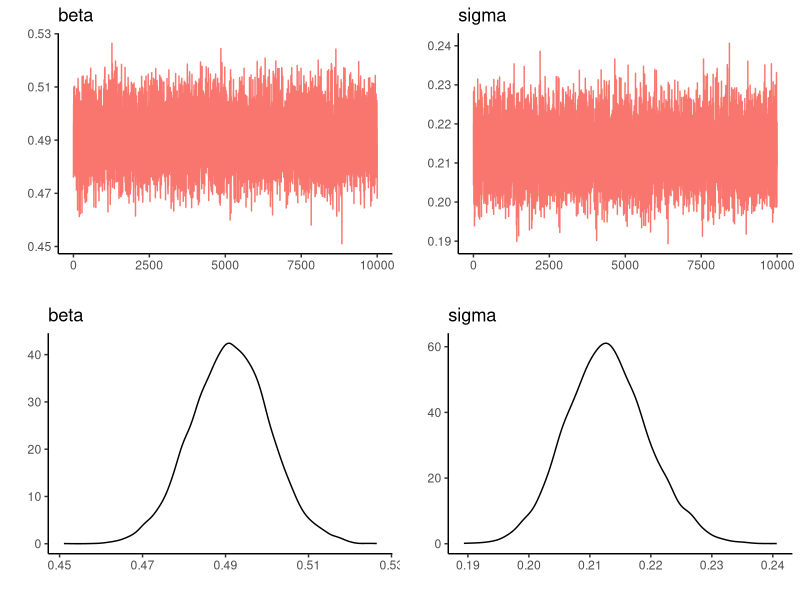
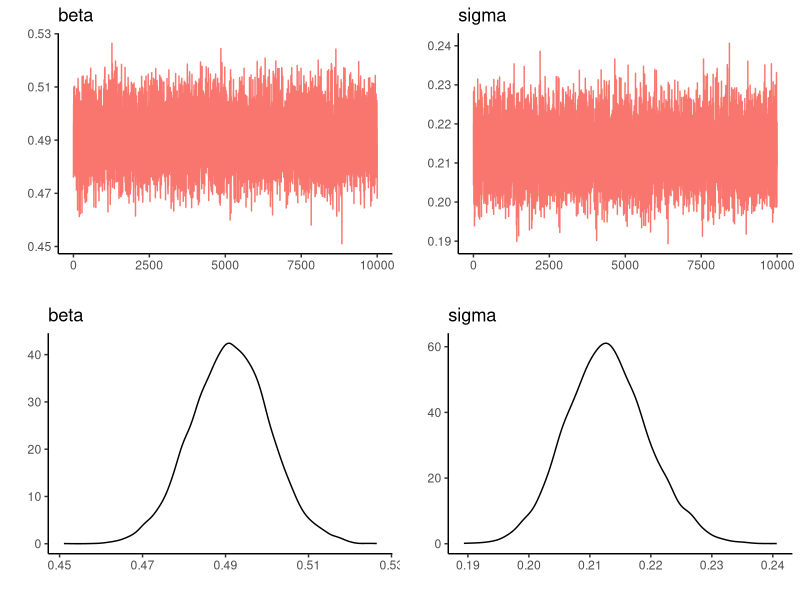

Write the R code that produced these figures, in order.
##
##  Gibbs sampler: regression model
##
##  y(t) = beta*x(t) + e(t), e(t) ~ N(0, sigma^2)
##
##  Prior: beta ~ N(b0, v0^2)
##         sigma^2 ~ IG(n0/2, S0/2)
##

##--- initial setup ---##
rm(list=ls())
gc()
gc()
library(ggplot2)
library(gridExtra)
tic.time <- proc.time()
set.seed(1)


##--- set true values ---##

dbt <- 0.5   # beta
dst <- 0.2   # sigma


##--- generate observation ---##

nT <- 500          # the number of observations
vx <- rnorm(nT)    # x(t)
vy <- dbt * vx + rnorm(nT) * dst  # y(t)


##--- priors ---##

db0 <- 0      # beta ~ N(b0, v0^2)
dv0 <- 10

dn0 <- 4      # sigma^2 ~ IG(n0/2, S0/2)
dS0 <- 0.4


##--- set variables ----##

dbeta <- 0    # initial beta
dsig <- 1     # initial sigma

dx2 <- sum(vx^2)     # x(t)^2
dxy <- sum(vx * vy)  # x(t)*y(t)


##--- set sampling option ---##

nsim  <- 10000                  # the number of iterations
nburn <- 0.1 * nsim             # burn-in period
npmt  <- 2                      # the number of parameters
msamp <- matrix(0, nsim, npmt)  # store box


##--- MCMC sampling ---##

cat('\n## Iteration:\n')

##----------------- S A M P L I N G   S T A R T ----------------##

for(m_k in (-nburn+1):nsim){
  
  ##--- sampling beta ---##

  dvh <- (1 / dv0^2 + dx2 / dsig^2)^(-1/2)
  dbh <- dvh^2 * (db0^2 / dv0^2 + dxy / dsig^2)
  
  dbeta <- dbh + dvh * rnorm(1)
  
  
  ##--- sampling sigma ----##

  dnh <- dn0 + nT  
  dSh <- dS0 + sum((vy - dbeta * vx)^2)
  
  dsig <- 1 / sqrt(rgamma(1, dnh/2, dSh/2))

  
  ##-- storing sample --##
  
  if(m_k >= 1){
    msamp[m_k, ] <- cbind(dbeta, dsig)
  }
  
  if((m_k %% 100) == 0) cat(m_k, '\n')
  
}
##------------------- S A M P L I N G   E N D ------------------##

##--- output result ---##

## MCMC path

## function: plotline draws line plot
plotline <- function(vy, sname){
  
  df.out <- data.frame(n = 1:length(vy), ydata = vy)
  plot.out <-
    ggplot(df.out, aes(x=n, y=ydata, colour="red")) +
    geom_line() +
    guides(colour="none") +
    labs(x ="", y ="", title = sname) +
    theme_classic()
  
  return(plot.out)
}
## function end

plot.pb1 <- plotline(msamp[, 1], "beta")
plot.pb2 <- plotline(msamp[, 2], "sigma")

## posterior distribution

## function: plotdensity draws density plot
plotdensity <- function(vx, sname){
  
  df.out <- data.frame(xdata = vx)
  plot.out <-
    ggplot(df.out, aes(x=xdata)) +
    geom_line(stat = "density") +
    expand_limits(y=0) +
    theme(legend.position = 'none') +
    labs(x="", y="", title = sname) +
    theme_classic()
  
  return(plot.out)
}
## function end

plot.db1 <- plotdensity(msamp[, 1], "beta")
plot.db2 <- plotdensity(msamp[, 2], "sigma")

dev.new()
plot.all <-
  grid.arrange(plot.pb1, plot.pb2, plot.db1, plot.db2,
               ncol = 2)
plot(plot.all)


##-- run time --##

total.time <- proc.time() - tic.time
message('\nTime(s): ', round(total.time[3], 1))
